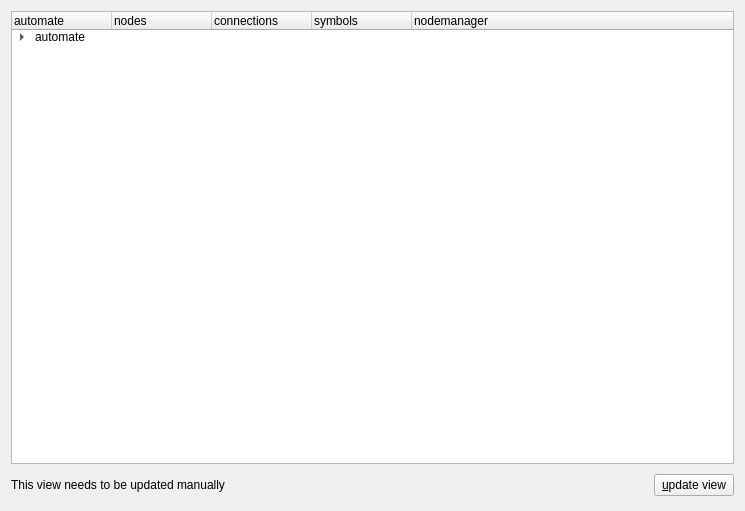
<ui version="4.0" >
 <class>controllerWidget</class>
 <widget class="QWidget" name="controllerWidget" >
  <property name="geometry" >
   <rect>
    <x>0</x>
    <y>0</y>
    <width>745</width>
    <height>511</height>
   </rect>
  </property>
  <property name="windowTitle" >
   <string>automate controller widget</string>
  </property>
  <layout class="QGridLayout" >
   <item row="0" column="0" colspan="3" >
    <widget class="QTreeWidget" name="treeWidget" >
     <property name="contextMenuPolicy" >
      <enum>Qt::CustomContextMenu</enum>
     </property>
     <column>
      <property name="text" >
       <string>automate</string>
      </property>
     </column>
     <column>
      <property name="text" >
       <string>nodes</string>
      </property>
     </column>
     <column>
      <property name="text" >
       <string>connections</string>
      </property>
     </column>
     <column>
      <property name="text" >
       <string>symbols</string>
      </property>
     </column>
     <column>
      <property name="text" >
       <string>nodemanager</string>
      </property>
     </column>
     <item>
      <property name="text" >
       <string>automate</string>
      </property>
      <property name="text" >
       <string/>
      </property>
      <property name="text" >
       <string/>
      </property>
      <property name="text" >
       <string/>
      </property>
      <property name="text" >
       <string/>
      </property>
      <item>
       <property name="text" >
        <string>nodes</string>
       </property>
       <property name="text" >
        <string/>
       </property>
       <property name="text" >
        <string/>
       </property>
       <property name="text" >
        <string/>
       </property>
       <property name="text" >
        <string/>
       </property>
      </item>
      <item>
       <property name="text" >
        <string>connections</string>
       </property>
       <property name="text" >
        <string/>
       </property>
       <property name="text" >
        <string/>
       </property>
       <property name="text" >
        <string/>
       </property>
       <property name="text" >
        <string/>
       </property>
      </item>
      <item>
       <property name="text" >
        <string>nodemanager</string>
       </property>
       <property name="text" >
        <string/>
       </property>
       <property name="text" >
        <string/>
       </property>
       <property name="text" >
        <string/>
       </property>
       <property name="text" >
        <string/>
       </property>
      </item>
     </item>
    </widget>
   </item>
   <item row="1" column="0" >
    <widget class="QLabel" name="label" >
     <property name="text" >
      <string>This view needs to be updated manually</string>
     </property>
    </widget>
   </item>
   <item row="1" column="1" >
    <spacer>
     <property name="orientation" >
      <enum>Qt::Horizontal</enum>
     </property>
     <property name="sizeHint" >
      <size>
       <width>371</width>
       <height>30</height>
      </size>
     </property>
    </spacer>
   </item>
   <item row="1" column="2" >
    <widget class="QPushButton" name="updateBtn" >
     <property name="text" >
      <string>&amp;update view</string>
     </property>
    </widget>
   </item>
  </layout>
 </widget>
 <resources/>
 <connections/>
</ui>
